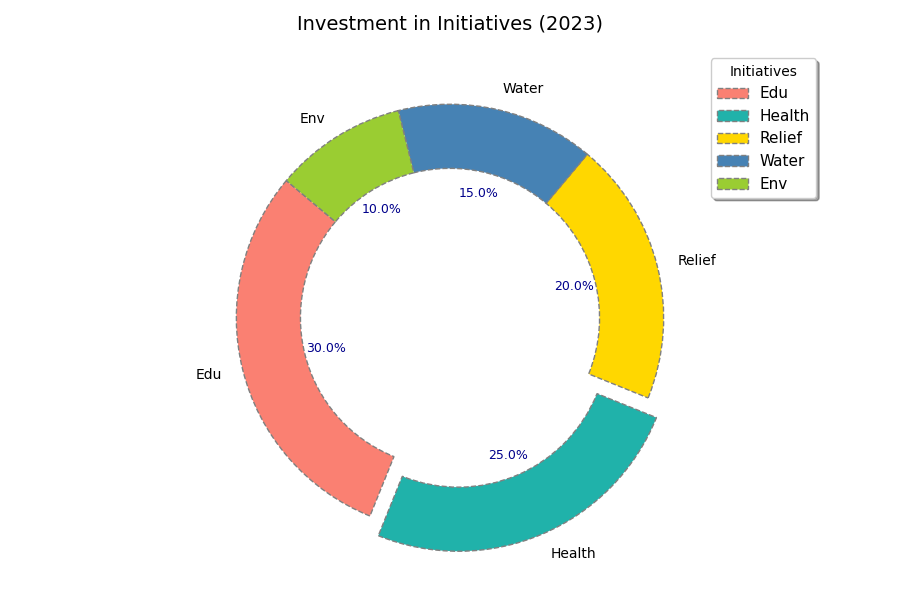

Here is the Python script that generated this plot:
import matplotlib.pyplot as plt

initiatives = ['Edu', 'Health', 'Relief', 'Water', 'Env']
investment_percentages = [30, 25, 20, 15, 10]
colors = ['#FA8072', '#20B2AA', '#FFD700', '#4682B4', '#9ACD32']

explode = (0, 0.1, 0, 0, 0)

plt.figure(figsize=(9, 6))
wedges, _, autotexts = plt.pie(
    investment_percentages, 
    labels=initiatives, 
    autopct='%1.1f%%', 
    startangle=140, 
    colors=colors, 
    explode=explode,
    wedgeprops={'edgecolor': 'gray', 'linestyle': '--', 'width': 0.3}
)

for autotext in autotexts:
    autotext.set_fontsize(9)
    autotext.set_fontweight('normal')
    autotext.set_color('darkblue')

plt.title("Investment in Initiatives (2023)", fontsize=14, fontweight='normal', pad=15)

plt.legend(wedges, initiatives, title="Initiatives", loc='upper right', bbox_to_anchor=(1.2, 1), fontsize=11, fancybox=True, shadow=True)

plt.tight_layout()

plt.show()
